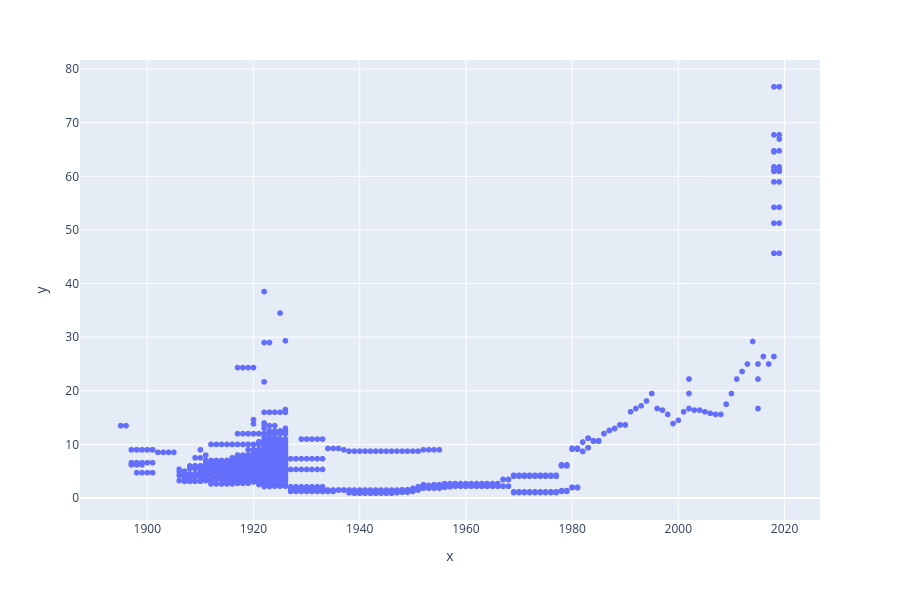

Source (notebook cell):
### Code cell
import plotly.express as px
yearly_dates_tariffs = pd.to_datetime(tariffs_Database.index,format="%Y-%d-%m")

x = yearly_dates_tariffs
y = tariffs_Database['average_dckwh'].values


fig = px.scatter(x=x, y=y)
fig.show()

### Figure 1 — Plotly figure (JSON) as saved in the notebook; plotly's stock layout.template omitted (floating-point values rounded to 4 significant figures; data arrays with more than 128 entries replaced by an {"elided": "..."} marker saying what was removed)
{"data": [{"hoverlabel": {"namelength": 0}, "hovertemplate": "x=%{x}<br>y=%{y}", "legendgroup": "", "marker": {"color": "#636efa", "symbol": "circle"}, "mode": "markers", "name": "", "showlegend": false, "type": "scattergl", "x": {"elided": "1930 str values"}, "xaxis": "x", "y": {"elided": "1930 float values"}, "yaxis": "y"}], "layout": {"height": 600, "legend": {"tracegroupgap": 0}, "margin": {"t": 60}, "xaxis": {"anchor": "y", "domain": [0, 1], "title": {"text": "x"}}, "yaxis": {"anchor": "x", "domain": [0, 1], "title": {"text": "y"}}}}
